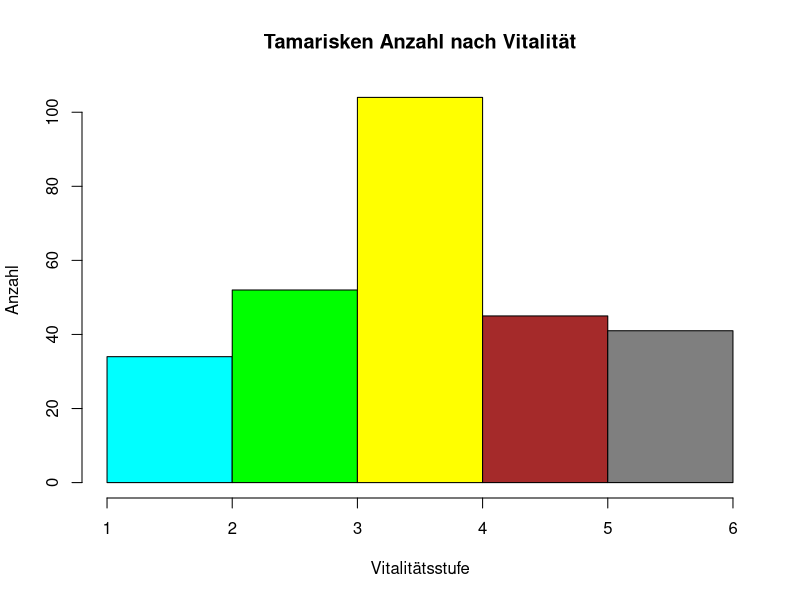
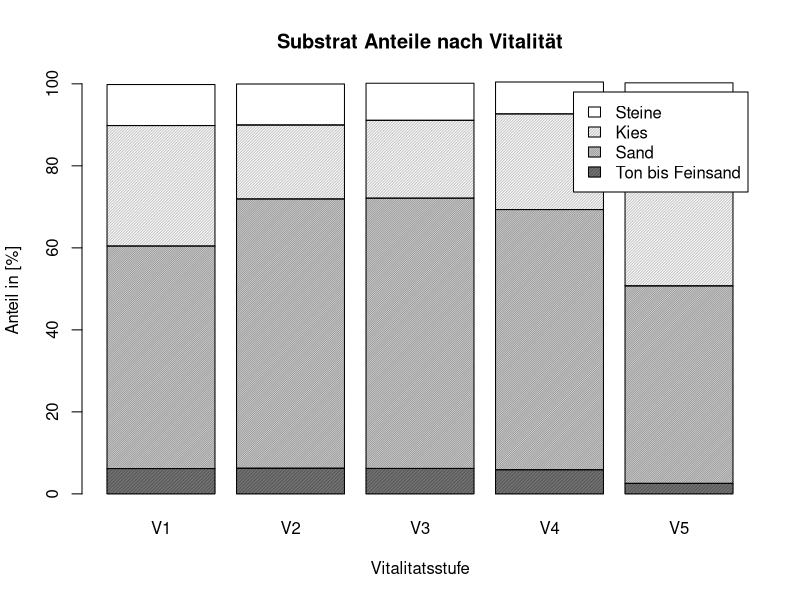

Reproduce these figures in R, in order. (Note: this script raises an error after producing the figures.)
#### Schöne plots Skript######

#Wd setzen

setwd("C:/Users/Enz/Documents/Studium/Forschungsprojekt Lech/Tamarix")

list.files()


t <- read.csv("Lech/RData/tges.csv", stringsAsFactors = FALSE)

head(t)


vit_col <- c("cyan", "green", "yellow", "brown", "gray50")
sub_col <- c("")

hist(t[, "Pnt.Vit"], breaks = 1:6, xlab = "Vitalitätsstufe", ylab = "Anzahl",
     main = "Tamarisken Anzahl nach Vitalität", col = vit_col)
png("Hist Vitalität.png")


############
##Barplots##
############

## nach Vit 
substrate <- t[, c("Sub.1", "Sub.2","Sub.3", "Sub.4", "Pnt.Vit")]


sub_mean_vit <- data.frame()

for (i in 2:6) {
  sub_vit1 <- substrate$Sub.1[substrate$Pnt.Vit == i]
  sub_vit2 <- substrate$Sub.2[substrate$Pnt.Vit == i]
  sub_vit3 <- substrate$Sub.3[substrate$Pnt.Vit == i]
  sub_vit4 <- substrate$Sub.4[substrate$Pnt.Vit == i]
  
  sub_mean_vit[1,i-1] <- mean(sub_vit1)
  sub_mean_vit[2,i-1] <- mean(sub_vit2)
  sub_mean_vit[3,i-1] <- mean(sub_vit3)
  sub_mean_vit[4,i-1] <- mean(sub_vit4)
  
}

s <- as.matrix(sub_mean_vit)

barplot(s, main = "Substrat Anteile nach Vitalität", ylab = "Anteil in [%]", 
        xlab = "Vitalitatsstufe",  legend = c("Ton bis Feinsand", "Sand", "Kies", "Steine"),
        density = c(100,75,50, 0))
png("Substratanteile im Mittel nach Vitaluität.png")

###############
###Boxplots####
## nach dist


sub_mean_dist <- data.frame()

range(t["MEAN_Dist_n5"])

for (i in 2:6) {
  sub_vit1 <- substrate$Sub.1[substrate$Pnt.Vit == i]
  sub_vit2 <- substrate$Sub.2[substrate$Pnt.Vit == i]
  sub_vit3 <- substrate$Sub.3[substrate$Pnt.Vit == i]
  sub_vit4 <- substrate$Sub.4[substrate$Pnt.Vit == i]
  
  sub_mean_vit[1,i-1] <- mean(sub_vit1)
  sub_mean_vit[2,i-1] <- mean(sub_vit2)
  sub_mean_vit[3,i-1] <- mean(sub_vit3)
  sub_mean_vit[4,i-1] <- mean(sub_vit4)
  
}

s <- as.matrix(sub_mean_vit)


barplot(s)









